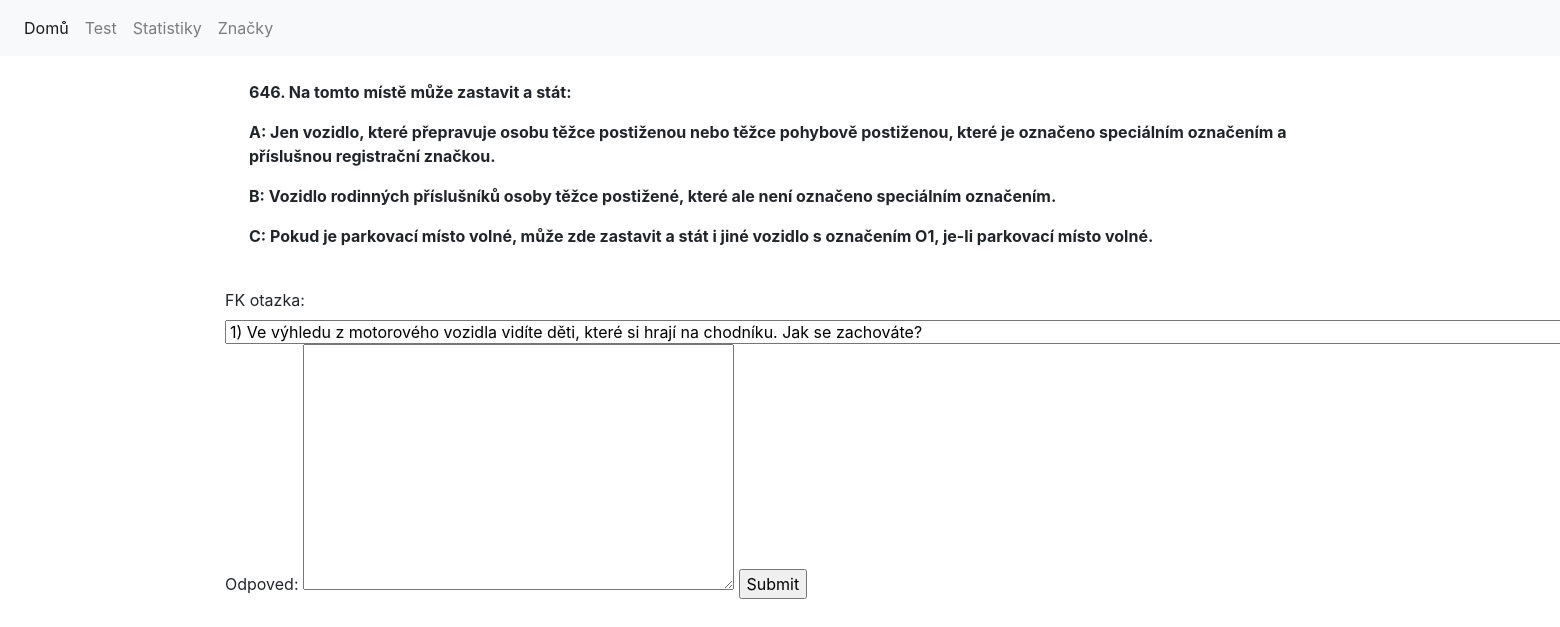
The page /autoskola/odpoved-create on the database its author committed.
### autoskola/models.py (models this page shows)
class Otazka(models.Model):
    otazka = models.TextField(max_length=150)
    obrazek = models.ImageField(upload_to=get_image_otazky,
        blank=True)
    odpoved_a = models.TextField(max_length=300)
    odpoved_b = models.TextField(max_length=300)
    odpoved_c = models.TextField(max_length=300)
    spravna_odpoved = models.CharField(max_length=1)
    FK_odstavec = models.ForeignKey(
        'Odstavec',
        on_delete=models.CASCADE,
        blank=True,
        null=True
    )
    FK_znacka = models.ForeignKey(
        'Znacka',
        on_delete=models.CASCADE,
        blank=True,
        null=True
    )
    def __str__ (self):
        return (str(self.id) + ") " + self.otazka)
    class Meta:
        verbose_name = 'Otázka'
        verbose_name_plural = 'Otázky'

### autoskola/views.py (the view)
# urls.py: path('odpoved-create', TestCreate.as_view(), name='odpoved-create'),
class TestCreate(CreateView):
    model = Odpoved
    success_url = reverse_lazy('odpoved-create')
    form_class = OdpovedForm
    def get_context_data(self, **kwargs):
        context = super().get_context_data(**kwargs)
        otazka = Otazka.objects.order_by('?')[0]
        context["otazka"] = otazka
        return context

### autoskola/forms.py
class OdpovedForm(ModelForm):
    class Meta:
        model = Odpoved
        fields = '__all__'

### autoskola/templates/autoskola/odpoved_form.html (shortened to what this page needs)
{% extends "base.html" %}
{% block content %}
<div class="p-4">
  <p><b>{{ otazka.id }}. {{ otazka.otazka }}</b></p>
  <p><b>A: <span>{{ otazka.odpoved_a }}</b></span></p>
  <p><b>B: <span>{{ otazka.odpoved_b }}</b></span></p>
  {% if otazka.odpoved_c %}
  <p><b>C: <span>{{ otazka.odpoved_c }}</b></span></p>
  {% endif %}
</div>
<form method="POST" action="">
  {{ form }}
  <input type="submit" value="Submit">
</form>
{% endblock %}

### rows shown on the page
Otazka: id "646", otazka "Na tomto místě může zastavit a stát:", odpoved_a "Jen vozidlo, které přepravuje osobu těžce postiženou nebo těžce pohybově postiženou, které je označeno speciálním označením a příslušnou registrační značkou.", odpoved_b "Vozidlo rodinných příslušníků osoby těžce postižené, které ale není označeno speciálním označením.", odpoved_c "Pokud je parkovací místo volné, může zde zastavit a stát i jiné vozidlo s označením O1, je-li parkovací místo volné."
